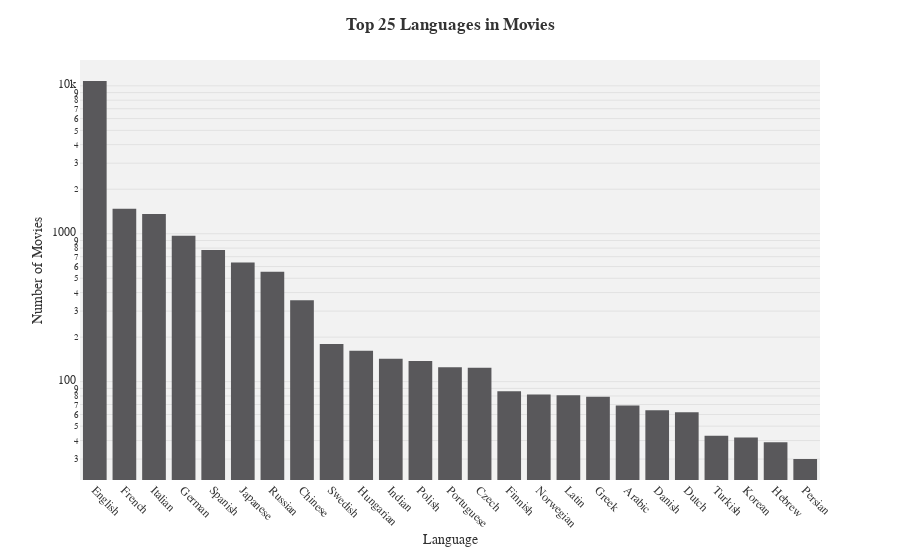

Source (notebook cell):
### Markdown cell above
Turning to the analysis of language distribution in films during the Cold War, we observe that English is by far the most commonly used language. This finding strongly reinforces our observations of the spread of US soft power, shaping global cultural trends and making English the dominant language in international cinema. This could be seen as part of a bigger geopolitical strategy, with American cultural influence reaching far beyond its borders. However, it is important to mitigate this observation, as the United Kingdom was for the most part English-speaking. Therefore, the prominence of English is also a reflection of its established role in global film production.

### Code cell
plot_top_languages(preprocess_movies, 25)

### Figure 1 — Plotly figure (JSON) as saved in the notebook; plotly's stock layout.template omitted (floating-point values rounded to 4 significant figures)
{"data": [{"alignmentgroup": "True", "hovertemplate": "Language=%{x}<br>Number of Movies=%{y}<extra></extra>", "legendgroup": "", "marker": {"color": "#59585B", "pattern": {"shape": ""}}, "name": "", "offsetgroup": "", "orientation": "v", "showlegend": false, "textposition": "auto", "type": "bar", "x": ["English", "French", "Italian", "German", "Spanish", "Japanese", "Russian", "Chinese", "Swedish", "Hungarian", "Indian", "Polish", "Portuguese", "Czech", "Finnish", "Norwegian", "Latin", "Greek", "Arabic", "Danish", "Dutch", "Turkish", "Korean", "Hebrew", "Persian"], "xaxis": "x", "y": [10780, 1475, 1358, 969, 777, 639, 553, 355, 180, 162, 143, 138, 125, 124, 86, 82, 81, 79, 69, 64, 62, 43, 42, 39, 30], "yaxis": "y"}], "layout": {"barmode": "relative", "legend": {"tracegroupgap": 0}, "margin": {"t": 60}, "plot_bgcolor": "#F2F2F2", "title": {"font": {"weight": "bold"}, "text": "Top 25 Languages in Movies", "x": 0.5}, "xaxis": {"anchor": "y", "domain": [0, 1], "tickangle": 45, "title": {"text": "Language"}}, "yaxis": {"anchor": "x", "domain": [0, 1], "title": {"text": "Number of Movies"}, "type": "log"}}}
